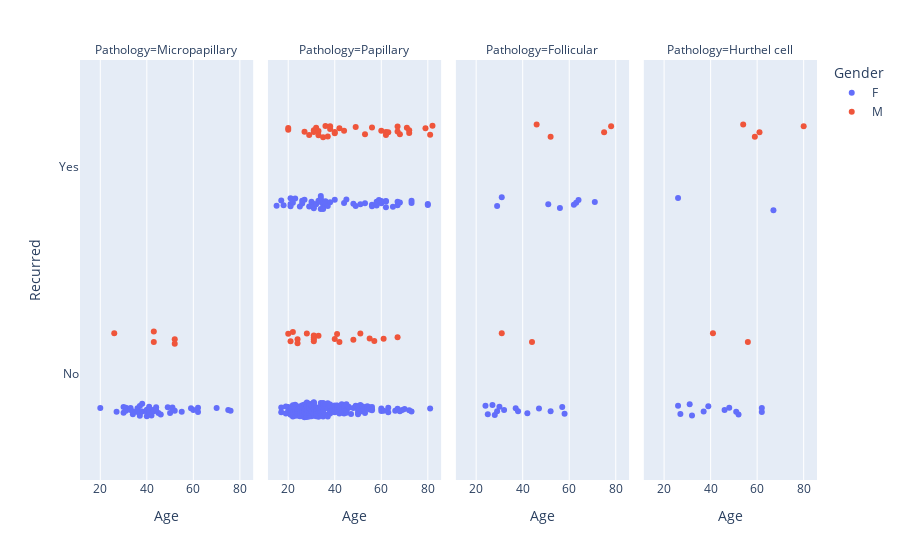

This figure's notebook cell:
### Code cell
stri = px.strip(data, x = 'Age', y = 'Recurred', color='Gender', facet_col='Pathology')
stri.show()

### Figure 1 — Plotly figure (JSON) as saved in the notebook; plotly's stock layout.template omitted (floating-point values rounded to 4 significant figures; data arrays with more than 128 entries replaced by an {"elided": "..."} marker saying what was removed)
{"data": [{"alignmentgroup": "True", "boxpoints": "all", "fillcolor": "rgba(255,255,255,0)", "hoveron": "points", "hovertemplate": "Gender=F<br>Pathology=Micropapillary<br>Age=%{x}<br>Recurred=%{y}<extra></extra>", "legendgroup": "F", "line": {"color": "rgba(255,255,255,0)"}, "marker": {"color": "#636efa"}, "name": "F", "offsetgroup": "F", "orientation": "h", "pointpos": 0, "showlegend": true, "type": "box", "x": [27, 34, 30, 62, 62, 41, 46, 51, 40, 75, 59, 49, 50, 76, 42, 40, 44, 43, 52, 41, 44, 36, 70, 60, 33, 41, 37, 37, 30, 36, 55, 37, 31, 40, 34, 51, 45, 20, 38, 38, 33, 31, 43], "x0": " ", "xaxis": "x", "y": ["No", "No", "No", "No", "No", "No", "No", "No", "No", "No", "No", "No", "No", "No", "No", "No", "No", "No", "No", "No", "No", "No", "No", "No", "No", "No", "No", "No", "No", "No", "No", "No", "No", "No", "No", "No", "No", "No", "No", "No", "No", "No", "No"], "y0": " ", "yaxis": "y"}, {"alignmentgroup": "True", "boxpoints": "all", "fillcolor": "rgba(255,255,255,0)", "hoveron": "points", "hovertemplate": "Gender=F<br>Pathology=Papillary<br>Age=%{x}<br>Recurred=%{y}<extra></extra>", "legendgroup": "F", "line": {"color": "rgba(255,255,255,0)"}, "marker": {"color": "#636efa"}, "name": "F", "offsetgroup": "F", "orientation": "h", "pointpos": 0, "showlegend": false, "type": "box", "x": {"elided": "233 int values"}, "x0": " ", "xaxis": "x2", "y": {"elided": "233 str values"}, "y0": " ", "yaxis": "y2"}, {"alignmentgroup": "True", "boxpoints": "all", "fillcolor": "rgba(255,255,255,0)", "hoveron": "points", "hovertemplate": "Gender=F<br>Pathology=Follicular<br>Age=%{x}<br>Recurred=%{y}<extra></extra>", "legendgroup": "F", "line": {"color": "rgba(255,255,255,0)"}, "marker": {"color": "#636efa"}, "name": "F", "offsetgroup": "F", "orientation": "h", "pointpos": 0, "showlegend": false, "type": "box", "x": [29, 62, 24, 57, 28, 42, 27, 29, 52, 30, 32, 25, 38, 47, 37, 58, 63, 56, 51, 31, 71, 64], "x0": " ", "xaxis": "x3", "y": ["No", "Yes", "No", "No", "No", "No", "No", "Yes", "No", "No", "No", "No", "No", "No", "No", "No", "Yes", "Yes", "Yes", "Yes", "Yes", "Yes"], "y0": " ", "yaxis": "y3"}, {"alignmentgroup": "True", "boxpoints": "all", "fillcolor": "rgba(255,255,255,0)", "hoveron": "points", "hovertemplate": "Gender=F<br>Pathology=Hurthel cell<br>Age=%{x}<br>Recurred=%{y}<extra></extra>", "legendgroup": "F", "line": {"color": "rgba(255,255,255,0)"}, "marker": {"color": "#636efa"}, "name": "F", "offsetgroup": "F", "orientation": "h", "pointpos": 0, "showlegend": false, "type": "box", "x": [62, 39, 37, 26, 31, 32, 27, 52, 46, 62, 51, 67, 48, 26], "x0": " ", "xaxis": "x4", "y": ["No", "No", "No", "No", "No", "No", "No", "No", "No", "No", "No", "Yes", "No", "Yes"], "y0": " ", "yaxis": "y4"}, {"alignmentgroup": "True", "boxpoints": "all", "fillcolor": "rgba(255,255,255,0)", "hoveron": "points", "hovertemplate": "Gender=M<br>Pathology=Micropapillary<br>Age=%{x}<br>Recurred=%{y}<extra></extra>", "legendgroup": "M", "line": {"color": "rgba(255,255,255,0)"}, "marker": {"color": "#EF553B"}, "name": "M", "offsetgroup": "M", "orientation": "h", "pointpos": 0, "showlegend": true, "type": "box", "x": [52, 43, 26, 52, 43], "x0": " ", "xaxis": "x", "y": ["No", "No", "No", "No", "No"], "y0": " ", "yaxis": "y"}, {"alignmentgroup": "True", "boxpoints": "all", "fillcolor": "rgba(255,255,255,0)", "hoveron": "points", "hovertemplate": "Gender=M<br>Pathology=Papillary<br>Age=%{x}<br>Recurred=%{y}<extra></extra>", "legendgroup": "M", "line": {"color": "rgba(255,255,255,0)"}, "marker": {"color": "#EF553B"}, "name": "M", "offsetgroup": "M", "orientation": "h", "pointpos": 0, "showlegend": false, "type": "box", "x": [24, 22, 31, 31, 24, 40, 31, 67, 61, 57, 20, 33, 51, 48, 20, 20, 40, 38, 36, 33, 62, 56, 21, 31, 41, 28, 31, 55, 42, 42, 67, 38, 27, 37, 33, 63, 60, 79, 44, 29, 53, 32, 82, 68, 35, 49, 71, 31, 62, 40, 72, 81, 72, 67], "x0": " ", "xaxis": "x2", "y": ["No", "No", "Yes", "No", "No", "No", "No", "No", "No", "No", "No", "No", "No", "No", "Yes", "Yes", "Yes", "Yes", "Yes", "Yes", "Yes", "Yes", "No", "No", "No", "No", "No", "No", "No", "Yes", "Yes", "Yes", "Yes", "Yes", "Yes", "Yes", "Yes", "Yes", "Yes", "Yes", "Yes", "Yes", "Yes", "Yes", "Yes", "Yes", "Yes", "Yes", "Yes", "Yes", "Yes", "Yes", "Yes", "Yes"], "y0": " ", "yaxis": "y2"}, {"alignmentgroup": "True", "boxpoints": "all", "fillcolor": "rgba(255,255,255,0)", "hoveron": "points", "hovertemplate": "Gender=M<br>Pathology=Follicular<br>Age=%{x}<br>Recurred=%{y}<extra></extra>", "legendgroup": "M", "line": {"color": "rgba(255,255,255,0)"}, "marker": {"color": "#EF553B"}, "name": "M", "offsetgroup": "M", "orientation": "h", "pointpos": 0, "showlegend": false, "type": "box", "x": [44, 75, 31, 52, 78, 46], "x0": " ", "xaxis": "x3", "y": ["No", "Yes", "No", "Yes", "Yes", "Yes"], "y0": " ", "yaxis": "y3"}, {"alignmentgroup": "True", "boxpoints": "all", "fillcolor": "rgba(255,255,255,0)", "hoveron": "points", "hovertemplate": "Gender=M<br>Pathology=Hurthel cell<br>Age=%{x}<br>Recurred=%{y}<extra></extra>", "legendgroup": "M", "line": {"color": "rgba(255,255,255,0)"}, "marker": {"color": "#EF553B"}, "name": "M", "offsetgroup": "M", "orientation": "h", "pointpos": 0, "showlegend": false, "type": "box", "x": [41, 56, 59, 54, 80, 61], "x0": " ", "xaxis": "x4", "y": ["No", "No", "Yes", "Yes", "Yes", "Yes"], "y0": " ", "yaxis": "y4"}], "layout": {"annotations": [{"font": {}, "showarrow": false, "text": "Pathology=Micropapillary", "x": 0.1175, "xanchor": "center", "xref": "paper", "y": 1, "yanchor": "bottom", "yref": "paper"}, {"font": {}, "showarrow": false, "text": "Pathology=Papillary", "x": 0.3725, "xanchor": "center", "xref": "paper", "y": 1, "yanchor": "bottom", "yref": "paper"}, {"font": {}, "showarrow": false, "text": "Pathology=Follicular", "x": 0.6275, "xanchor": "center", "xref": "paper", "y": 1, "yanchor": "bottom", "yref": "paper"}, {"font": {}, "showarrow": false, "text": "Pathology=Hurthel cell", "x": 0.8825, "xanchor": "center", "xref": "paper", "y": 1, "yanchor": "bottom", "yref": "paper"}], "boxmode": "group", "legend": {"title": {"text": "Gender"}, "tracegroupgap": 0}, "margin": {"t": 60}, "xaxis": {"anchor": "y", "domain": [0, 0.235], "title": {"text": "Age"}}, "xaxis2": {"anchor": "y2", "domain": [0.255, 0.49], "matches": "x", "title": {"text": "Age"}}, "xaxis3": {"anchor": "y3", "domain": [0.51, 0.745], "matches": "x", "title": {"text": "Age"}}, "xaxis4": {"anchor": "y4", "domain": [0.765, 1.0], "matches": "x", "title": {"text": "Age"}}, "yaxis": {"anchor": "x", "domain": [0, 1], "title": {"text": "Recurred"}}, "yaxis2": {"anchor": "x2", "domain": [0, 1], "matches": "y", "showticklabels": false}, "yaxis3": {"anchor": "x3", "domain": [0, 1], "matches": "y", "showticklabels": false}, "yaxis4": {"anchor": "x4", "domain": [0, 1], "matches": "y", "showticklabels": false}}}
